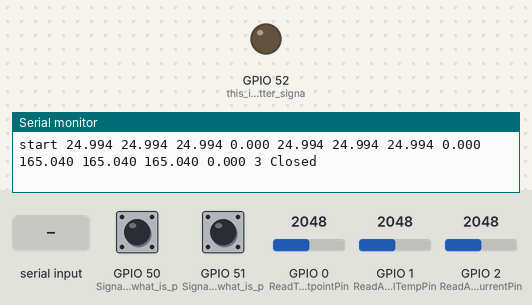
A sketch run on a simulated ESP32. Parts: output pins drawn as LEDs (lit = HIGH), the last lines printed to the serial monitor. Inputs (shaded band) come from the test bench; at power-on: GPIO 2 (ReadActualCurrentPin) = 2048, GPIO 0 (ReadTempSetpointPin) = 2048, GPIO 1 (ReadActualTempPin) = 2048, GPIO 50 (Signal_defining_what_is_p) HIGH, GPIO 51 (Signal_defining_what_is_p) HIGH (analog values on the 0–4095 scale).

Above: at 2.3 s.
2.4 s: "o" received over Serial
At 3.8 s:
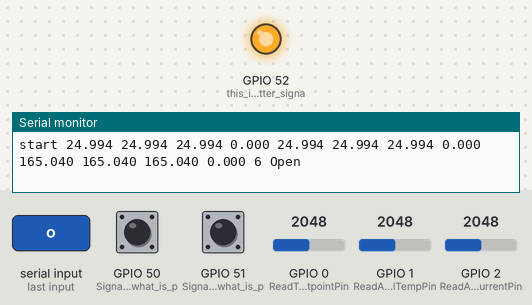
11.2 s: GPIO 2 (ReadActualCurrentPin) set to 1304
12.7 s: GPIO 2 (ReadActualCurrentPin) set to 1191
Timing chart, 0 to 15.7 s (numbered marks = the images above; inputs shaded):
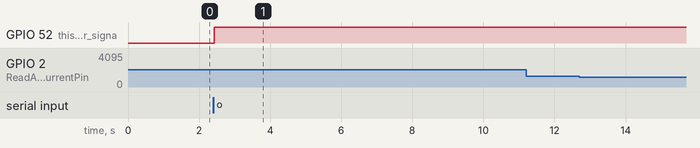

The sketch:

Temperature_Laser_Current.ino
```cpp
/*
Temperature (TEC) control and Current Control of Wavelength electronics TEC controller and Laser diode driver.

TEC driver is the WTC3243 IC with the WTC3293 evaluation board
Laser Diode driver is WLD3343 with WLD3393 evaluation board

Code was written originally for the Arduino Due, which has digital to Analogue Outputs. The Due runs at 3.3 V
An OpAmp circut was developed (Arduino Due shield) to better utalise the full range of the 3.3 Volts of the Due.
The max Output (in Volts) from the TEC controller is capped at 2 Volts,
So 2 * 1.65 = 3.3 Volts
The OPAmp gain is set to 1.65


The C++ code was used with a Processing Sketch to see the values and the image from the camera on the screen.
The processing code is called Simple_motion_detection_developed_withAveraging

Hopefully the Processing Sketch can be replaced with a Web based GUI.

Hopefully the code can be adapted to use with the ESP32 board which also has a DAC which also runs at 3.3 V
The ESP board has WIFI so this might make using the Web page interface easier.

Functionality:

1. Reads the Analog input pins and converst these to Temperature and Laser current.
   - Read the Temperature Setpoint
   - Read the Actual Temperature
   - Read the Actual Laser Current
A statistics library was used to evaluate how stable the Temperature and Current reading were.

2. Shutter control:  This meant to be signal sent from a Processing Sketch, after evaluation of the diode stability (using a camera and Michelson interferometer)
It was never implimented.


*/

/* Version 1.0   11 June 2017
First working prototype of the code.
Some functionality could be broken out in to separate functions to simplfy reading of the code
*/


#include <Statistic.h>
Statistic ReadTempStats;
Statistic SetTempStats;
Statistic ReadCurrentStats;

float ReadTempAverage ;
float SetTempAverage ;
float ReadCurrentAverage ;

float ReadTempStdev ;
float SetTempStdev ;
float ReadCurrentStdev ;


String DataString ;    // Construct a string to print to the serial port

// Define which pins are taking which data streams
int ReadTempSetpointPin = 0;   // WE SETT (yellow wire) is sent to A0
int ReadActualTempPin = 1;     // WE ACTT (blue wire) is sent to   A1
int ReadActualCurrentPin = 2;  // WE IMON (green wire is sent to   A2

int shutter = 99;                   // A value which opens or closes a shutter, 99 is shut, 111 is open.
int diagnostics ;                   // a value which defines what is sent to the serial port
String ShutterState = ("Closed");

float TECgain = 1.65 ;        //The gain is set by the Op-Amp The Voltage from the WE board is amplified by the adaptor board
float lasergain = 1.00;    //The gain is set by the Op-Amp The Voltage from the WE (laser) board is amplified by the adaptor board


void setup() {

//Clear the Stataistics
ReadTempStats.clear(); //explicitly start clean
SetTempStats.clear(); //explicitly start clean
ReadCurrentStats.clear(); //explicitly start clean

//This allows a range of different diagnotics to be printed to the serial port depending on what pin the diagnostic jumper is connected to.
pinMode(53, INPUT);      // Signal defining what is printed to the serial port (Link to ground to print just three floating point values to serial port);
pinMode(50, INPUT);      // Signal defining what is printed to the serial port (Link to ground, to print full diagnostics to serial port);
pinMode(51, INPUT);      // Signal defining what is printed to the serial port (Link to ground, to print limited diagnostics to serial port);

//This could be a signal out to a shutter, it has not yet been implimented (but can turn an LED off or on to see if it is working)
pinMode(52, OUTPUT);     // this is the shutter signal output
delay(1000);
digitalWrite(52,LOW);    // set it to low initailly


Serial.begin(9600);      //open the serial port to get some information and debugging
analogReadResolution(12); // Set the read resolution to 12 bit to get more accuracy
delay(100);


}

// End of setup up

void loop() {

// Read the state of some PINs 50, 51, 52, 53 and decide what is printed to the serial port
if (digitalRead(50) == 0) { diagnostics = 2 ; }  else if (digitalRead(51) == 0) { diagnostics = 1 ; } else if (digitalRead(51) == 0) { diagnostics = 3 ; } else { diagnostics = 0 ; }

// Read some bytes to turn shutter on or off (later these can set the DAC)
if (Serial.available() > 0) {
shutter = Serial.read();
 }

//else { Serial.println("no bytes found in serial buffer");}

// 111 is ascii lowercase "o"
if (shutter == 111) {
   //Serial.println("shutter is open");
   digitalWrite(52,HIGH);
   ShutterState = ("Open");
}
else {shutter = 99 ; }

// 99 is ascii lowercase "c"
if (shutter == 99) {
   //Serial.println("Shutter is closed");
   digitalWrite(52,LOW);
   ShutterState = ("Closed");
}


// First read the digital value from each pin using the read pin function and assign the avergae to the  digital value
float ReadTemp =    ReadAnalogPin(ReadActualTempPin);
float SetTemp  =    ReadAnalogPin(ReadTempSetpointPin);
float ReadCurrent = ReadAnalogPin(ReadActualCurrentPin);

// Convert the digital values to Voltages, the resolution is 12-bit so max digital value is 4095
float ReadTempVoltage =    (ReadTemp * (3.3 / 4095));
float ReadSetPointVoltage = (SetTemp * (3.3 / 4095));
float ReadCurrentVoltage =   (ReadCurrent * (3.3 / 4095));

// Then take these digital values and calculate some temperatures in Celcius by calling the CalculateTemperature function
float ReadActualTemperature = CalculateTemperature (ReadTemp);
float ReadTemperatureSetPoint = CalculateTemperature (SetTemp);

// Calculating Laser Current in mAmps is easier than Temp, so a seperate function is not required
float ReadLaserCurrentmAmps = ((ReadCurrentVoltage * 100) / lasergain ) ;

// Calculate Stdev for these values
ReadTempStats.add(ReadActualTemperature);
SetTempStats.add(ReadTemperatureSetPoint);
ReadCurrentStats.add(ReadLaserCurrentmAmps);

ReadTempAverage = ReadTempStats.average();
SetTempAverage = SetTempStats.average();
ReadCurrentAverage = ReadCurrentStats.average();

ReadTempStdev = ReadTempStats.pop_stdev();
SetTempStdev = SetTempStats.pop_stdev();
ReadCurrentStdev = ReadCurrentStats.pop_stdev();

if (ReadTempStats.count() == 50)
  {
   ReadTempStats.clear();
   delay(1000);
  }

if (SetTempStats.count() == 50)
  {
   SetTempStats.clear();
   delay(1000);
  }

if (ReadCurrentStats.count() == 50)
  {
   ReadCurrentStats.clear();
   delay(1000);
  }


//Then print some values to the serial port
if (diagnostics == 0 )  {
//Serial.print(ReadActualTemperature,3); Serial.print(" "); Serial.print(ReadTemperatureSetPoint,3); Serial.print(" "); Serial.print(ReadLaserCurrentmAmps,3); Serial.print(" "); Serial.println(ShutterState);

// A string is constructed from 14 measurements
// 0. Start 1.SetTempAverage 2.MaxSetTempAverage 3.MinSetTempAverage 4.StdevSetTempAverage 5.ReadTempAverage 6.MaxReadTempAverage 7.MinReadTempAverage 8.StdevReadTempAverage 9.ReadCurrentAverage 10.MaxReadCurrentAverage 11.MinReadCurrentAverage 12.StdevReadCurrentAverage 13.Count 14.Shutter

DataString =("start " + String(SetTempAverage,3) + " " + String(SetTempStats.maximum(),3)+ " " + String(SetTempStats.minimum(),3)+ " " + String(SetTempStdev,3)+ " "+ String(ReadTempAverage,3) + " " + String(ReadTempStats.maximum(),3)+ " " + String(ReadTempStats.minimum(),3)+ " " + String(ReadTempStdev,3)+ " "+ String(ReadCurrentAverage,3) + " " + String(ReadCurrentStats.maximum(),3)+ " " + String(ReadCurrentStats.minimum(),3)+ " " + String(ReadCurrentStdev,3)+ " "+ReadTempStats.count()+ " "+ShutterState);
Serial.println(DataString);
delay(100);
}


if (diagnostics == 1 )  {

Serial.print("Set Point Temperature is: "); Serial.print(ReadTemperatureSetPoint,3);    Serial.print(" Degrees"); Serial.print("  max is: "),Serial.print(SetTempStats.maximum(),3),Serial.print(" min is: "),Serial.print(SetTempStats.minimum()), Serial.print( "  Average is: "); Serial.print(SetTempAverage,3), Serial.print(" Stdev is: "); Serial.print(SetTempStdev,3); Serial.print(" Count is: "); Serial.println(SetTempStats.count());
Serial.print("Actual Temperature is:    "); Serial.print(ReadActualTemperature,3);      Serial.print(" Degrees"); Serial.print("  max is: "),Serial.print(ReadTempStats.maximum(),3),Serial.print(" min is: "),Serial.print(ReadTempStats.minimum()),Serial.print(" Average is: "); Serial.print(ReadTempAverage,3), Serial.print(" Stdev is: ");  Serial.print(ReadTempStdev,3); Serial.print(" Count is: "); Serial.println(ReadTempStats.count());
Serial.print("Laser Current is:         "); Serial.print(ReadLaserCurrentmAmps,3);      Serial.print(" mAmps  "); Serial.print("  max is: "),Serial.print(ReadCurrentStats.maximum(),3),Serial.print(" min is: "),Serial.print(ReadCurrentStats.minimum()), Serial.print(" Average is: "); Serial.print(ReadCurrentAverage,3), Serial.print(" Stdev is: ");  Serial.print(ReadCurrentStdev,3); Serial.print(" Count is: "); Serial.println(ReadCurrentStats.count());
Serial.println(" ");
// Read the state of some PINs 50, 51, 52, 53 and decide what is printed to the serial port
//Serial.print("PIN 50 is: "); Serial.println(digitalRead(50));
//Serial.print("PIN 51 is: "); Serial.println(digitalRead(51));
//Serial.print("PIN 53 is: "); Serial.println(digitalRead(53));
//Serial.print("diagnostics set to: "); Serial.println(diagnostics);
//Serial.print("Shutter value is "); Serial.println(shutter,DEC);

if (shutter == 99) {
   Serial.println("Shutter is closed");}
if (shutter == 111) {
   Serial.println("Shutter is open");}
delay(500);
}

if (diagnostics == 2 )  {
Serial.print("Temp Set Point      "); Serial.print("  Digital count at A0 is: "); Serial.print(SetTemp);      Serial.print("   Voltage at A0 is: "); Serial.print(ReadSetPointVoltage,3);  Serial.print("   Voltage at SETT is: "); Serial.print((ReadSetPointVoltage)/TECgain,3);   Serial.print("   Set Point Temperature is: "); Serial.print(ReadTemperatureSetPoint,3); Serial.println(" Degrees");
Serial.print("Read Temp           "); Serial.print("  Digital count at A1 is: "); Serial.print(ReadTemp);     Serial.print("   Voltage at A1 is: "); Serial.print(ReadTempVoltage,3);      Serial.print("   Voltage at ACTT is: "); Serial.print((ReadTempVoltage)/TECgain,3);       Serial.print("             Temperature is: "); Serial.print(ReadActualTemperature,3);   Serial.println(" Degrees");
Serial.print("Read Laser Current  "); Serial.print("  Digital count at A2 is: ");  Serial.print(ReadCurrent); Serial.print("   Voltage at A2 is: "); Serial.print(ReadCurrentVoltage,3);   Serial.print("   Voltage at IMON is: "); Serial.print((ReadCurrentVoltage)/lasergain,3);  Serial.print("   Set Point Current is:     "); Serial.print(ReadLaserCurrentmAmps,3);   Serial.println(" mAmps");
Serial.println(" ");
// Read the state of some PINs 50, 51, 52, 53 and decide what is printed to the serial port
Serial.print("PIN 50 is: "); Serial.println(digitalRead(50));
Serial.print("PIN 51 is: "); Serial.println(digitalRead(51));
Serial.print("PIN 53 is: "); Serial.println(digitalRead(53));
Serial.print("diagnostics set to: "); Serial.println(diagnostics);
Serial.print("Shutter value is "); Serial.println(shutter,DEC);

if (shutter == 99) {
   Serial.println("Shutter is closed");}
if (shutter == 111) {
   Serial.println("Shutter is open");}
}

}  // End of main loop


// Declare some functions


// Average some readings from Analog pins, this collects 10 readings from an Analog pin and averages to reduce the noise a bit. Just takes in the pin number and outputs a float
float ReadAnalogPin ( int AnalogPin ) {
float ReadpinAverage = 0 ;
for (int i = 0; i < 10 ; i++)
  {
 int readpin = analogRead(AnalogPin);
  ReadpinAverage = ReadpinAverage + readpin;
  delay(10);

}
ReadpinAverage = ReadpinAverage/10;
return ReadpinAverage ;
}

// Calculate Temperature
float CalculateTemperature ( float DigitalTemp ) {

  float a = 0.003354017;
  float b = 0.000256172;
  float c = 0.000002140094300;
  float d = -0.000000072405219000;

float CalculatedVoltage = (DigitalTemp * (3.3 / 4095)/ TECgain);
float CalculatedResistance = (CalculatedVoltage/0.0001);
float bTerm = b*log(CalculatedResistance/10000);
float cTerm = c* pow(log((CalculatedResistance/10000)),2);
float dTerm = d* pow(log((CalculatedResistance/10000)),3);
float CalculatedTemperature = 1/(a + bTerm + cTerm + dTerm) -273.15;

return CalculatedTemperature ;
}
```

Measured:
- after the input at 2.4 s, GPIO 52 (this_is_the_shutter_signa): LOW → HIGH at once
